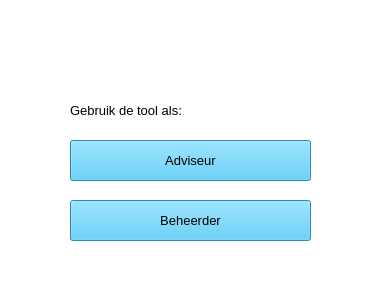
<?xml version="1.0" encoding="UTF-8"?>
<ui version="4.0">
 <class>Gebruiker</class>
 <widget class="QMainWindow" name="Gebruiker">
  <property name="geometry">
   <rect>
    <x>0</x>
    <y>0</y>
    <width>382</width>
    <height>299</height>
   </rect>
  </property>
  <property name="windowTitle">
   <string>MainWindow</string>
  </property>
  <property name="styleSheet">
   <string notr="true">background-color: rgb(255, 255, 255);</string>
  </property>
  <widget class="QWidget" name="centralwidget">
   <widget class="QPushButton" name="btnBeheerder">
    <property name="geometry">
     <rect>
      <x>70</x>
      <y>200</y>
      <width>241</width>
      <height>41</height>
     </rect>
    </property>
    <property name="font">
     <font>
      <pointsize>10</pointsize>
     </font>
    </property>
    <property name="styleSheet">
     <string notr="true">background-color: rgb(64, 191, 240);</string>
    </property>
    <property name="text">
     <string>Beheerder</string>
    </property>
   </widget>
   <widget class="QPushButton" name="btnAdviseur">
    <property name="geometry">
     <rect>
      <x>70</x>
      <y>140</y>
      <width>241</width>
      <height>41</height>
     </rect>
    </property>
    <property name="font">
     <font>
      <pointsize>10</pointsize>
     </font>
    </property>
    <property name="styleSheet">
     <string notr="true">background-color: rgb(64, 191, 240);</string>
    </property>
    <property name="text">
     <string>Adviseur</string>
    </property>
   </widget>
   <widget class="QLabel" name="label_2">
    <property name="geometry">
     <rect>
      <x>70</x>
      <y>100</y>
      <width>201</width>
      <height>21</height>
     </rect>
    </property>
    <property name="font">
     <font>
      <pointsize>10</pointsize>
     </font>
    </property>
    <property name="text">
     <string>Gebruik de tool als:</string>
    </property>
   </widget>
   <widget class="QLabel" name="lbl_logo">
    <property name="geometry">
     <rect>
      <x>170</x>
      <y>0</y>
      <width>200</width>
      <height>44</height>
     </rect>
    </property>
    <property name="text">
     <string/>
    </property>
    <property name="pixmap">
     <pixmap>logo.png</pixmap>
    </property>
    <property name="scaledContents">
     <bool>true</bool>
    </property>
   </widget>
  </widget>
  <widget class="QMenuBar" name="menubar">
   <property name="geometry">
    <rect>
     <x>0</x>
     <y>0</y>
     <width>382</width>
     <height>21</height>
    </rect>
   </property>
  </widget>
  <widget class="QStatusBar" name="statusbar"/>
 </widget>
 <resources/>
 <connections/>
</ui>
